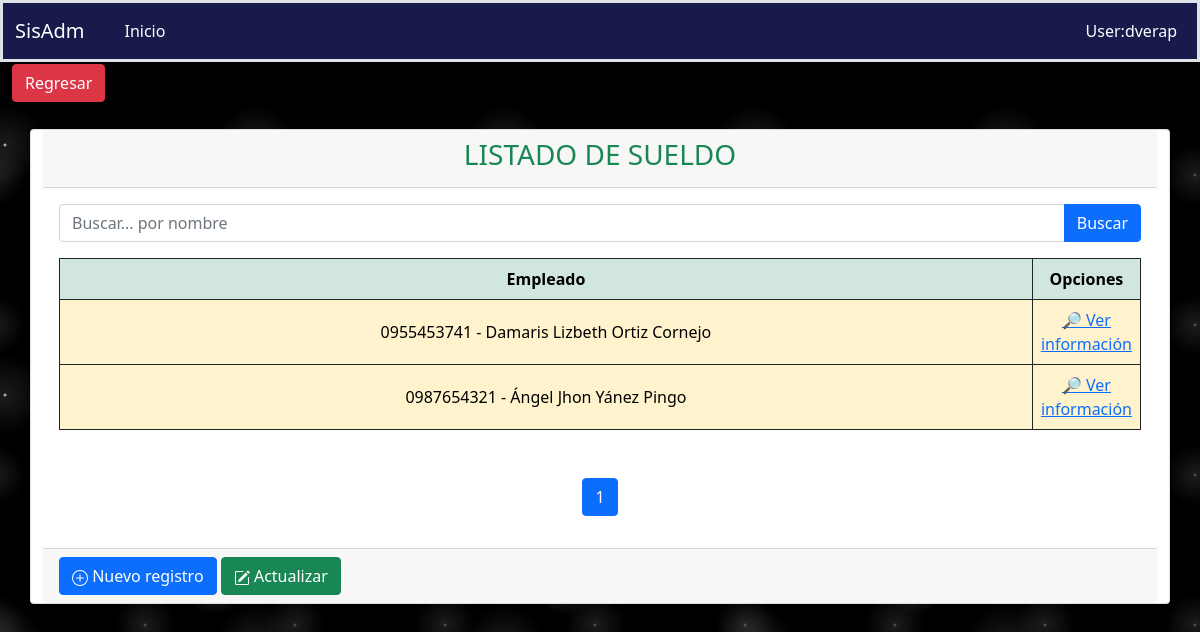
The app's page /fichaPersonal/sueldo with its own data.
### aplicaciones/ficha_personal/models.py (models this page shows, shortened)
class Sueldo(models.Model):
    empleado = models.ForeignKey(Empleado, on_delete=models.PROTECT, blank=True, null=True)
    fecha = models.DateField(blank=True, null=True, auto_now=False)
    sueldo = models.DecimalField(default=0.00, max_digits=9, decimal_places=2, verbose_name='Sueldo')
    estado = models.BooleanField(default=True)
    class Meta:
        verbose_name = "Sueldo"
        verbose_name_plural = "Sueldos"
        ordering = ('id',)

class Empleado(Base):
    nombres = models.CharField(max_length=200)
    cedula = models.CharField(max_length=10, unique=True)
    fecha_nacimiento = models.DateField(blank=True, null=True, auto_now=False)
    genero = models.CharField(max_length=1, choices=GENERO, default=GENERO[0][0], blank=True, null=True)
    pais = models.ForeignKey(Pais, on_delete=models.PROTECT, blank=True, null=True)
    provincia = models.ForeignKey(Provincia, on_delete=models.PROTECT, blank=True, null=True)
    ciudad = models.ForeignKey(Ciudad, on_delete=models.PROTECT, blank=True, null=True)
    estado_civil = models.CharField(max_length=1, choices=ESTADO_CIVIL, default=ESTADO_CIVIL[0][0], blank=True,null=True)
    email = models.CharField(max_length=100, unique=True)
    direccion = models.TextField(blank=True, null=True, verbose_name='Dirección')
    telefonos = models.CharField(max_length=50, blank=True, null=True)
    fecha_IESS = models.DateField(blank=True, null=True, auto_now=False)
    tipo_Contrato = models.CharField(max_length=2, choices=TIPO_CONTRATO, default=TIPO_CONTRATO[0][0], blank=True,null=True)
    fecha_Ingreso = models.DateField(blank=True, null=True, auto_now=False)
    foto = models.ImageField(upload_to='fichaPersonal/empleados', blank=True, null=True)
    cargo = models.ForeignKey(Cargo, on_delete=models.PROTECT,blank=True, null=True)
    departamento = models.ForeignKey(Departamento, on_delete=models.PROTECT,blank=True, null=True)
    estado = models.BooleanField(default=True)
    def __str__(self):
        return "{} - {}".format(self.cedula, self.nombres)
    class Meta:
        verbose_name = "Empleado"
        verbose_name_plural = "Empleados"
        ordering = ('id',)

### aplicaciones/ficha_personal/views/Sueldo/views.py (the view)
# urls.py: path('sueldo', SueldoListView.as_view(), name='sueldo'),
class SueldoListView(ListView):
    template_name = "Sueldo/listSueldo.html"
    context_object_name = 'sueldo'
    model = Sueldo
    paginate_by = 3
    def get_queryset(self):
        query = self.request.GET.get("query")
        print(query)
        if query:
            return self.model.objects.filter(empleado__nombres=query)
        else:
            return self.model.objects.all()
    def get_context_data(self, **kwargs):
        context = super().get_context_data(**kwargs)
        context['url_anterior'] = '/fichaPersonal/fichaPersonal'
        context['listar_url']= '/fichaPersonal/sueldo'
        context['crear_url'] = '/fichaPersonal/crearSueldo/'
        context['titulo'] = 'LISTADO DE SUELDO'
        context['query'] = self.request.GET.get("query") or ""
        return context

### aplicaciones/ficha_personal/templates/Sueldo/listSueldo.html (shortened to what this page needs)
{% extends 'consulta.html' %}
{% load static %}
{% block search %}
    <form action="{% url 'ficha_Personal:sueldo' %}" method="GET">
      <div class="input-group mb-3">
        <input type="text" name="query" value="{{ query }}" class="form-control" placeholder="Buscar... por nombre" id="idInputSearch" aria-describedby="basic-addon2"/>
        <button type="submit" class="btn btn-primary mr-1" id="idSearchSp">Buscar</button>
      </div>
    </form>
{% endblock %}
{% block columns %}
    <thead>
        <tr class="align-middle table-success text-center table-bordered border-dark">
            <th scope="col" style="width: 25px;">Empleado</th>
            <th scope="col" style="width: 10%;">Opciones</th>
        </tr>
    </thead>
{% endblock %}
{% block rows %}
    {% for sue in sueldo %}
        <tbody>
            <tr class="align-middle table-warning text-center table-bordered border-dark">
                <td>{{ sue.empleado }}</td>
                <td class="acciones">
                    <a href="{% url 'ficha_Personal:registroSueldo' sue.empleado_id %}">🔎️ Ver información</a>
                </td>
            </tr>
        </tbody>
    {% endfor %}
{% endblock %}

### static/css/estilos.css (style rules this page uses)
body { background-color:black; background-image: radial-gradient(white, rgba(255,255,255,.2) 2px, transparent 40px), radial-gradient(white, rgba(255,255,255,.15) 1px, transparent 30px), radial-gradient(white, rgba(255,255,255,.1) 2px, transparent 40px), radial-gradient(rgba(255,255,255,.4), rgba(255,255,255,.1) 2px, transparent 30px); background-size: 550px 550px, 350px 350px, 250px 250px, 150px 150px; background-position: 0 0, 40px 60px, 130px 270px, 70px 100px; color: #171a4a; }

### records on screen
Sueldo: empleado "0955453741 - Damaris Lizbeth Ortiz Cornejo"
Sueldo: empleado "0987654321 - Ángel Jhon Yánez Pingo"

### other values on screen
{{ titulo }} "LISTADO DE SUELDO"
{{ i }} "1"
